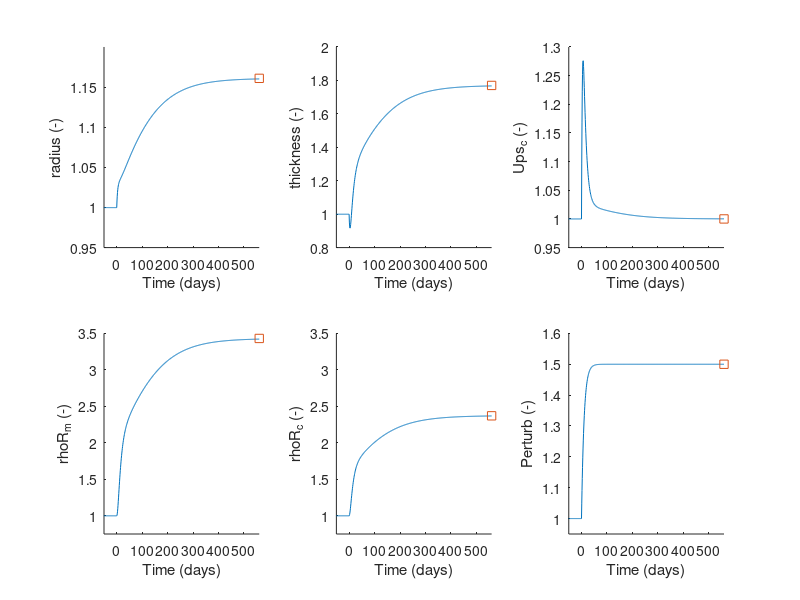

The MATLAB script that drew this image:
clc; clear all; clf;

data = load('GnR_out.txt');
time = -140:1:560;
a = data(1:end - 1,1);
h = data(1:end - 1,2);
rho_m = data(1:end - 1,3);
rho_c = data(1:end - 1,4);
ups_c = data(1:end - 1,5);
perturb = data(1:end - 1,6);

% rho_m = data(1:end - 1,3);
% rho_c = data(1:end - 1,4);
a_e = data(end,1);
h_e = data(end,2);
rho_m_e = data(end,3);
rho_c_e = data(end,4);
ups_c_e = data(end,5);
perturb_e = data(end,6);

figure(1)
subplot(2,3,1)
hold on
plot(time,a/a(1))
plot(time(end), a_e/a(1), 's')
xlabel('Time (days)'); ylabel('radius (-)')
axis([ -50 560 0.95 1.2 ])

subplot(2,3,2)
hold on
plot(time,h/h(1))
plot(time(end), h_e/h(1), 's')
xlabel('Time (days)'); ylabel('thickness (-)')
axis([ -50 560 0.8 2.0])

subplot(2,3,3)
hold on
plot(time,ups_c/ups_c(1))
plot(time(end), ups_c_e/ups_c(1), 's')
xlabel('Time (days)'); ylabel('Ups_c (-)')
axis([ -50 560 0.95 1.3])

subplot(2,3,4)
hold on
plot(time,rho_m/rho_m(1))
plot(time(end), rho_m_e/rho_m(1), 's')
xlabel('Time (days)'); ylabel('rhoR_m (-)')
axis([-50 560 0.75 3.5])

subplot(2,3,5)
hold on
plot(time,rho_c/rho_c(1))
plot(time(end), rho_c_e/rho_c(1), 's')
xlabel('Time (days)'); ylabel('rhoR_c (-)')
axis([ -50 560 0.75 3.5])

subplot(2,3,6)
hold on
plot(time,perturb/perturb(1))
plot(time(end), perturb_e/perturb(1), 's')
xlabel('Time (days)'); ylabel('Perturb (-)')
axis([ -50 560 0.95 1.6])
